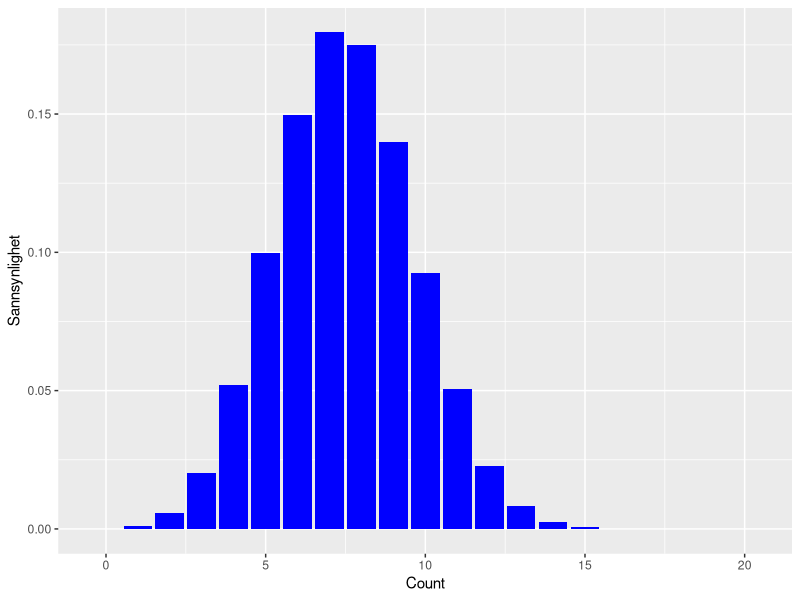
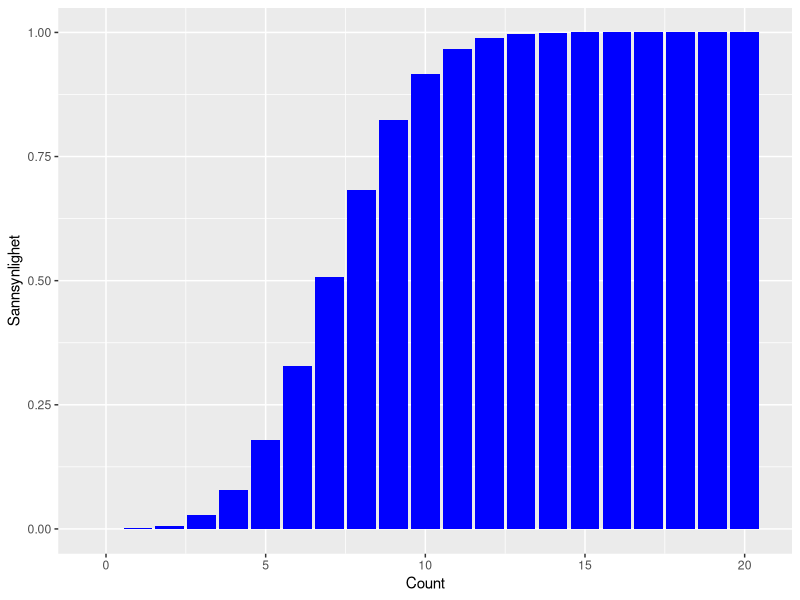
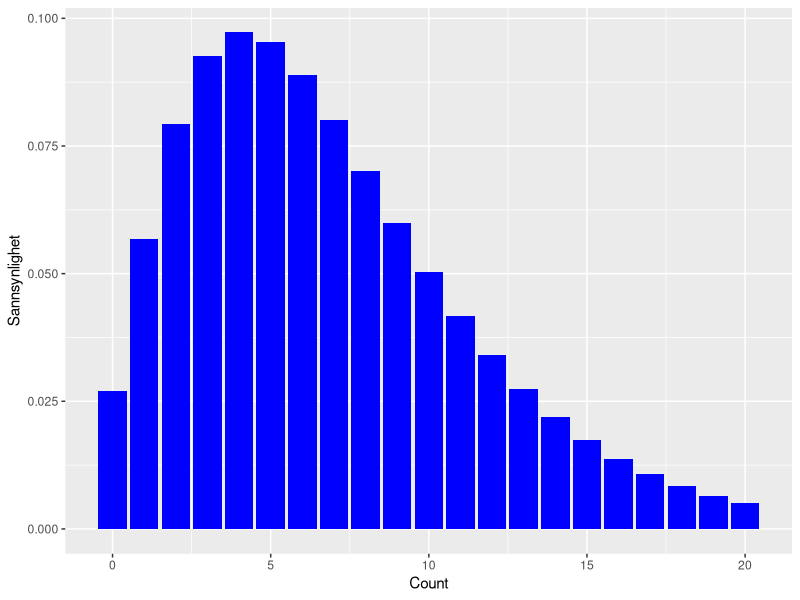
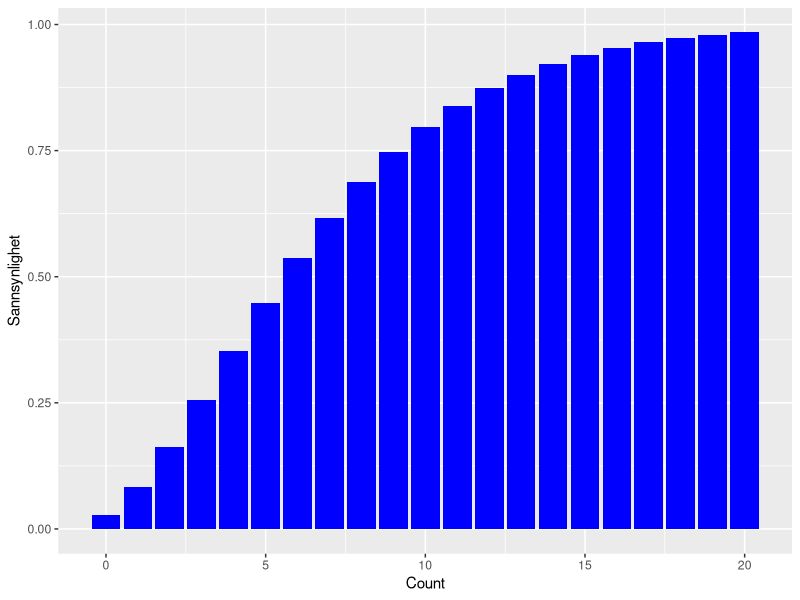
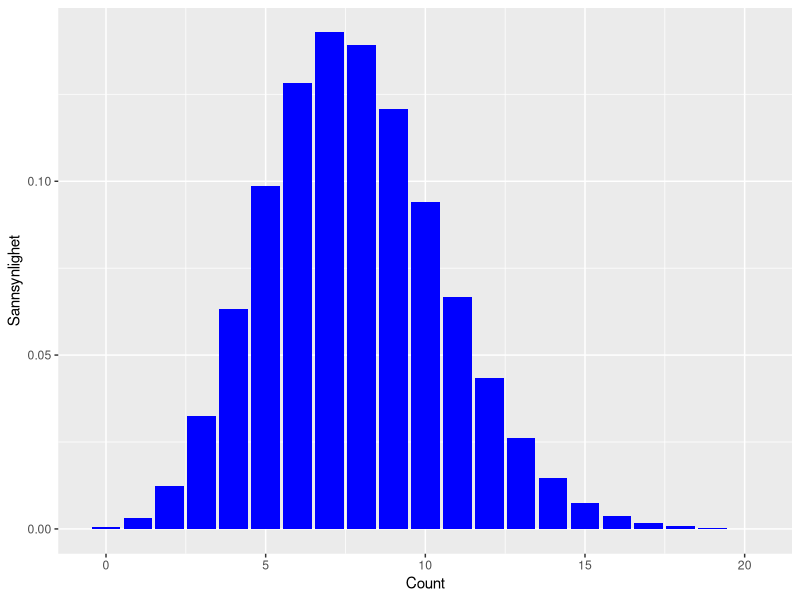
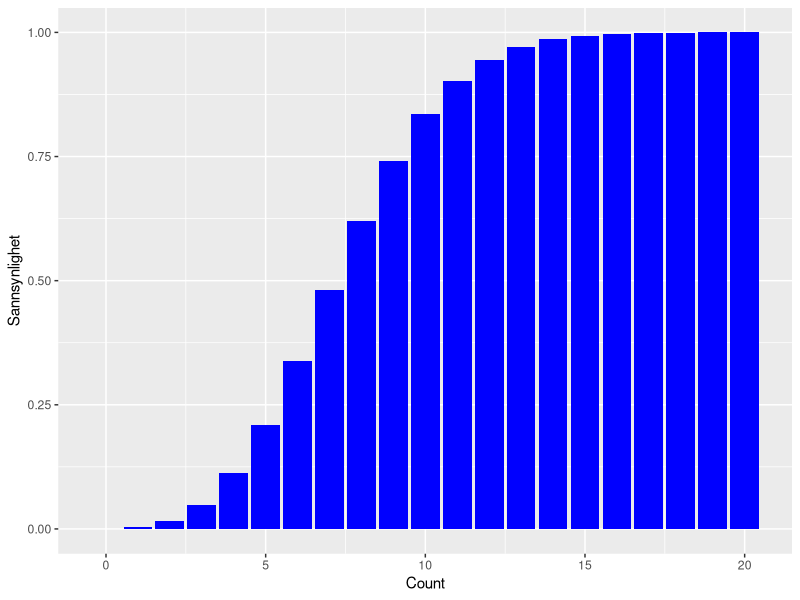

Generate these figures, in order, with R: (Note: this script raises an error after producing the figures.)
## ---- chunk 1
knitr::opts_chunk$set(echo = TRUE, fig.height = 2.5)
## ---- chunk 2
library(ggplot2)

x = c(0:20)

y = dbinom(x, 20, 0.375)

df = data.frame(x, y)

df
## ---- chunk 3
ggplot(data=df, aes(x=x, y=y)) +
  geom_bar(stat="identity", fill="blue") +
  labs(x = "Count", y = "Sannsynlighet")
## ---- chunk 4
y_cdf = pbinom(x, 20, 0.375)

df_cdf = data.frame(x, y_cdf)

df_cdf
## ---- chunk 5
ggplot(data=df_cdf, aes(x=x, y=y_cdf)) +
  geom_bar(stat="identity", fill="blue") +
  labs(x = "Count", y = "Sannsynlighet")
## ---- chunk 6
lessthan7 = pbinom(6, length(x), 0.375)
lessthan2 = pbinom(1, length(x), 0.375)

print(lessthan7-lessthan2)
## ---- chunk 7
x = c(0:20)

y = dnbinom(x, 3, 0.3)

nbdf_pdf = data.frame(x, y)

nbdf_pdf
## ---- chunk 8
ggplot(data=nbdf_pdf, aes(x=x, y=y)) +
  geom_bar(stat="identity", fill="blue") +
  labs(x = "Count", y = "Sannsynlighet")
## ---- chunk 9
nby_cdf = pnbinom(x, 3, 0.3)

nbdf_cdf = data.frame(x, nby_cdf)

nbdf_cdf
## ---- chunk 10
ggplot(data=nbdf_cdf, aes(x=x, y=nby_cdf)) +
  geom_bar(stat="identity", fill="blue") +
  labs(x = "Count", y = "Sannsynlighet")
## ---- chunk 11
lessthan7 = pnbinom(6, 3, 0.3)
lessthan2 = pnbinom(1, 3, 0.3)

print(lessthan7-lessthan2)
## ---- chunk 12
py_pdf = dpois(x, 7.8)

p_df_pdf = data.frame(x, py_pdf)

p_df_pdf

ggplot(data=p_df_pdf, aes(x=x, y=py_pdf)) +
  geom_bar(stat="identity", fill="blue") +
  labs(x = "Count", y = "Sannsynlighet")
## ---- chunk 13
pby_cdf = ppois(x, 7.8)

pdf_cdf = data.frame(x, nby_cdf)

pdf_cdf
## ---- chunk 14
ggplot(data=pdf_cdf, aes(x=x, y=pby_cdf)) +
  geom_bar(stat="identity", fill="blue") +
  labs(x = "Count", y = "Sannsynlighet")
## ---- chunk 15
lessthan7 = ppois(6, 7.8)
lessthan2 = ppois(1, 7.8)

print(lessthan7-lessthan2)
## ---- chunk 16
hypery_pdf = dhyper(x, )
